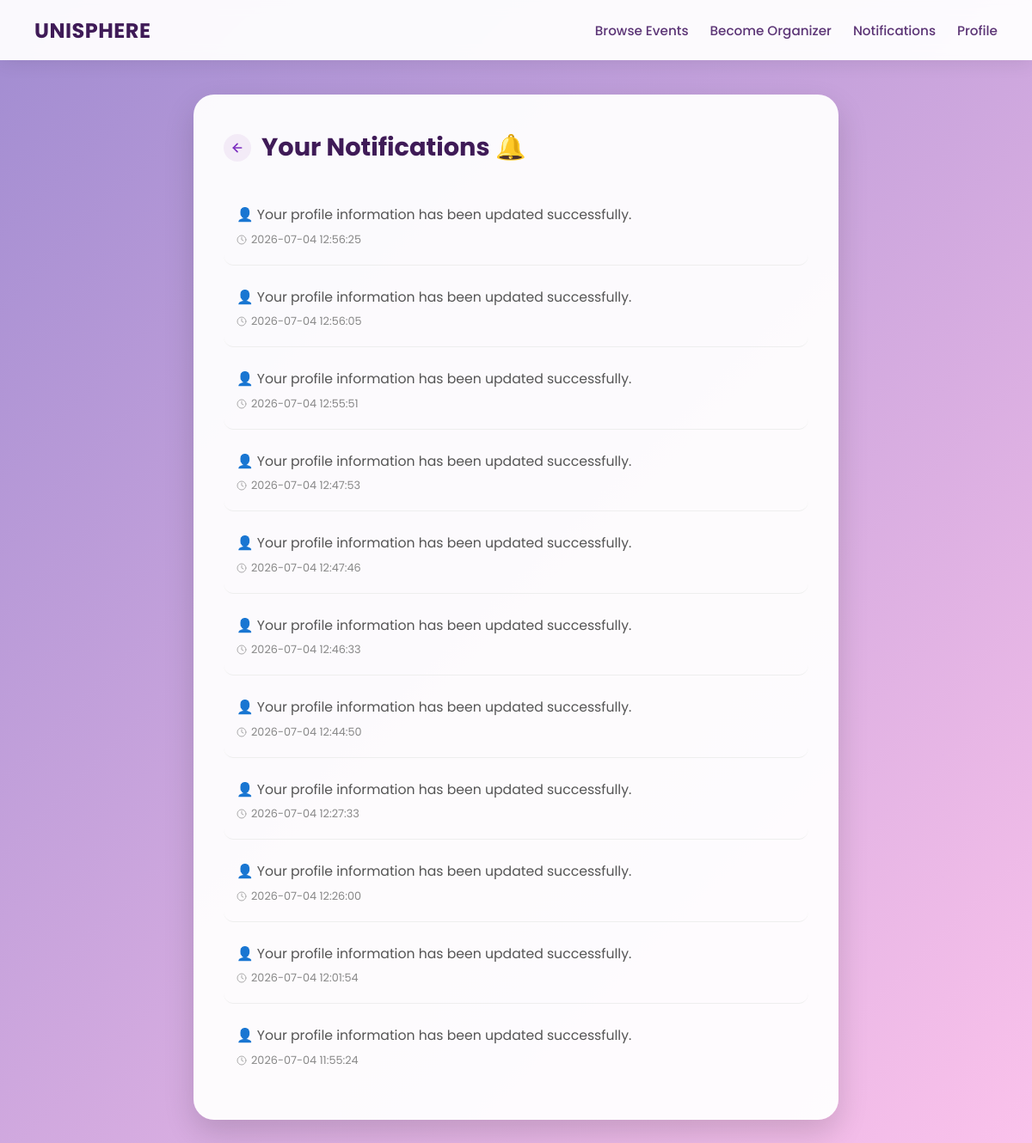
Before: /notifications (signed in) with the older database file.
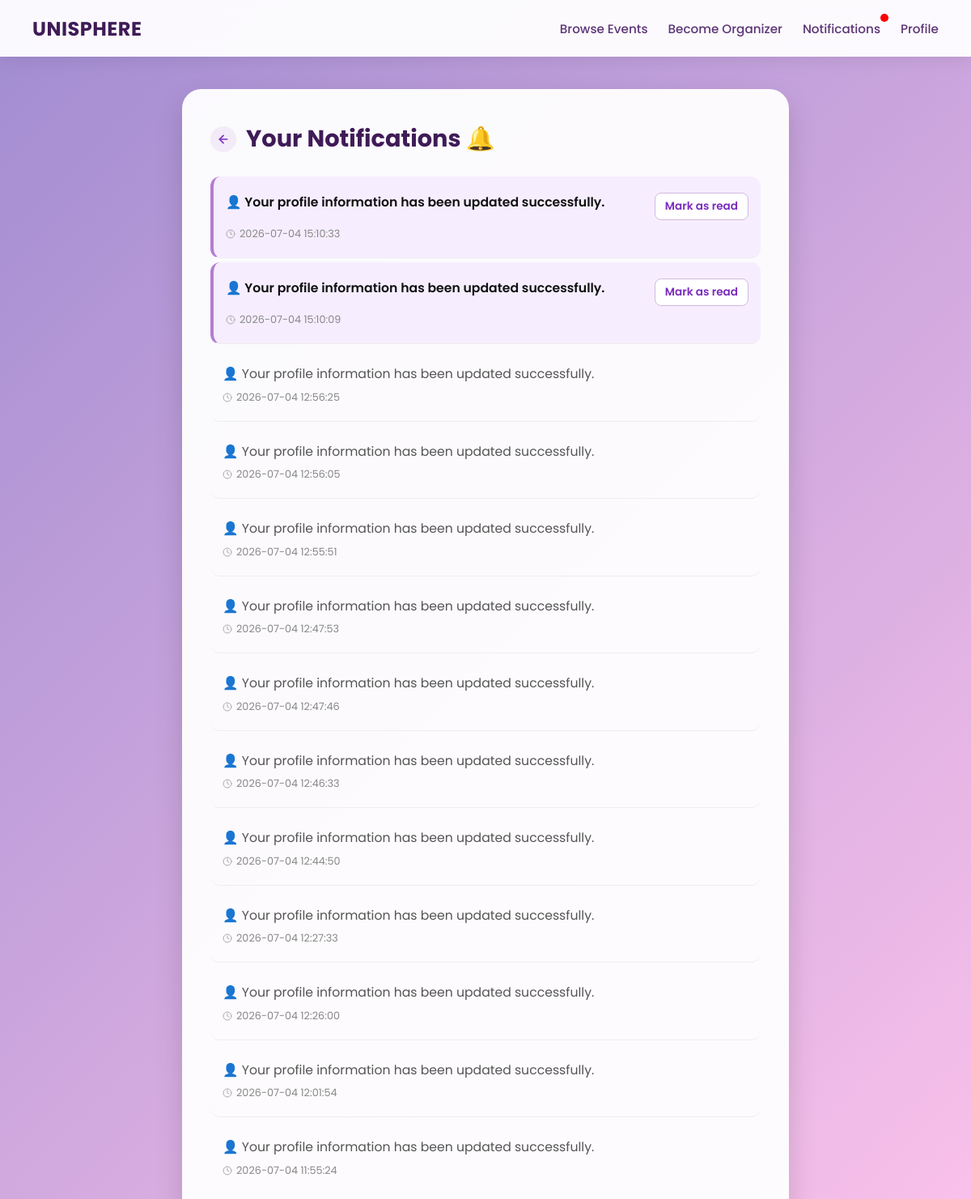
After: the same page with the newer database file.
### tables this page shows
CREATE TABLE notifications (
    id INTEGER PRIMARY KEY AUTOINCREMENT,
    student_id varchar(10) NOT NULL,
    message TEXT NOT NULL,
    type TEXT NOT NULL,
    is_read INTEGER DEFAULT 0,
    created_at TIMESTAMP DEFAULT CURRENT_TIMESTAMP, redirect TEXT,
    FOREIGN KEY (student_id) REFERENCES users_general(student_id)
);

### app.py (the view)
@app.route('/notifications')
def notifications():
    username = session.get('user')
    if not username:
        return redirect(url_for('signin'))
    conn = get_db_connection()
    cursor = conn.cursor()
    cursor.execute("""
        SELECT student_id FROM users_general WHERE username = ?
    """, (username,))
    user = cursor.fetchone()
    if not user:
        conn.close()
        return "User not found"
    create_event_reminders(user["student_id"])
    cursor.execute("""
        SELECT * FROM notifications
        WHERE student_id = ?
        ORDER BY created_at DESC
    """, (user["student_id"],))
    notifications_list = cursor.fetchall()
    cursor.execute("""
        SELECT COUNT(*)
        FROM notifications
        WHERE student_id=? AND is_read=0
    """, (user["student_id"],))
    unread_notifications = cursor.fetchone()[0]
    conn.close()
    return render_template("notifications.html", notifications=notifications_list, unread_notifications=unread_notifications)

### app.py (called while the page is built, shortened)
def get_db_connection():
    conn = sqlite3.connect('database.db')
    conn.row_factory = sqlite3.Row
    conn.execute("PRAGMA foreign_keys = 1")
    return conn

def create_event_reminders(student_id):
    conn = get_db_connection()
    cursor = conn.cursor()
    cursor.execute("""
        SELECT
            e.event_id,
            e.event_name,
            e.start_date AS date,
            e.start_time AS time
        FROM event_registrations r
        JOIN events e
            ON r.event_id = e.event_id
        WHERE r.student_id = ?
    """, (student_id,))
    events = cursor.fetchall()
    today = datetime.today().date()
    tomorrow = today + timedelta(days=1)
    conn.commit()
    conn.close()

@app.context_processor
def inject_notifications():
    if 'student_id' not in session:
        return dict(unread_notifications=0)
    conn = get_db_connection()
    cursor = conn.cursor()
    cursor.execute("SELECT COUNT(*) AS total FROM notifications WHERE student_id = ? AND is_read = 0",
    (session['student_id'],))
    result = cursor.fetchone()
    conn.close()
    return dict(unread_notifications=result['total'])

### templates/notifications.html (shortened to what this page needs)
<!DOCTYPE html>
<html lang="en">
<head>
</head>
<body>
    <nav class="navbar">
        <a class="navbar-brand" href="/user_dashboard">UniSphere</a>
        <div class="navbar-links">
            {% if session.get('role') == 'user' %}
                    <a href="/eventbrowsing">Browse Events</a>
                    <a href="/be_organizer">Become Organizer</a>
                    <a href="/notifications" class="notification-link">
                        Notifications
                        {% if unread_notifications > 0 %}
                            <span class="notification-dot"></span>
                        {% endif %}
                    </a>
                    <a href="/user_dashboard">Profile</a>
                {% endif %}
        </div>
    </nav>
    <div class="container">
        <div class="title-wrapper">
            <a href="/user_dashboard" class="inline-back-arrow" title="Return to user dashboard">
                <svg xmlns="http://www.w3.org/2000/svg" width="16" height="16" viewBox="0 0 24 24" fill="none" stroke="currentColor" stroke-width="2.5" stroke-linecap="round" stroke-linejoin="round">
                    <line x1="19" y1="12" x2="5" y2="12"></line>
                    <polyline points="12 19 5 12 12 5"></polyline>
                </svg>
            </a>
            <h2>Your Notifications 🔔</h2>
        </div>
        {% if notifications %}
            {% for n in notifications %}
                <div class="notification {% if n['is_read'] == 0 %}unread{% else %}read{% endif %}">
                    <div class="notification-content">
                        <span class="msg-text">
                            {% if n['type'] == 'Confirmation' %}
                                ✅
                            {% elif n['type'] == 'Reminder' %}
                                ⏰
                            {% elif n['type'] == 'Cancellation' %}
                                ❌
                            {% elif n['type'] == 'Profile Updated' %}
                                👤
                            {% elif n['type'] == 'Email Changed' %}
                                📧
                            {% elif n['type'] == 'Password Changed' %}
                                🔐
                            {% elif n['type'] == 'Event Pending' %}
                                🎉🟡
                            {% elif n['type'] == 'Event Approved' %}
                                🎉🟢
                            {% elif n['type'] == 'Event Redo' %}
                                🎉🔵
                            {% elif n['type'] == 'Event Cancelled' %}
                                🎉📢❌️
                            {% elif n['type'] == 'Application Pending' %}
                                📋🟡
                            {% elif n['type'] == 'Application Approved' %}
                                📋🟢
                            {% elif n['type'] == 'Application Rejected' %}
                                📋🔴
                            {% endif %}
                            {{ n['message'] }}
                        </span>
                        {% if n['is_read'] == 0 %}
                            <a class="mark-read" href="{{ url_for('mark_notification_read', notification_id=n['id']) }}">
                                Mark as read
                            </a>
                        {% endif %}
                    </div>
                    <div class="notification-meta">
                        <svg xmlns="http://www.w3.org/2000/svg" width="12" height="12" viewBox="0 0 24 24" fill="none" stroke="currentColor" stroke-width="2" stroke-linecap="round" stroke-linejoin="round" style="opacity:0.7;">
                            <circle cx="12" cy="12" r="10"></circle>
                            <polyline points="12 6 12 12 16 14"></polyline>
                        </svg>
                        {{ n['created_at'] }}
                    </div>
                </div>
            {% endfor %}
        {% else %}
            <div class="empty">
                <p>✨ No notifications yet. You're completely caught up!</p>
            </div>
        {% endif %}
    </div>
</body>
</html>

### templates/notifications.html (style rules this page uses)
* { margin: 0; padding: 0; box-sizing: border-box; font-family: 'Poppins', sans-serif; }
body { background: linear-gradient(135deg, #a18cd1 0%, #fbc2eb 100%); min-height: 100vh; padding-top: 110px; padding-bottom: 40px; }
.navbar { position: fixed; top: 0; left: 0; width: 100%; height: 70px; background: rgba(255, 255, 255, 0.95); backdrop-filter: blur(8px); box-shadow: 0 4px 20px rgba(0, 0, 0, 0.08); display: flex; align-items: center; justify-content: space-between; padding: 0 40px; z-index: 1000; }
.notification-link { position:relative; }
.notification-dot { position:absolute; width:10px; height:10px; background:red; border-radius:50%; top:-3px; right:-10px; }
.navbar-brand { font-size: 1.5rem; font-weight: 700; color: #3f1b57; text-decoration: none; text-transform: uppercase; letter-spacing: 0.5px; }
.navbar-links { display: flex; gap: 25px; align-items: center; }
.navbar-links a { color: #5c3576; text-decoration: none; font-size: 0.95rem; font-weight: 500; transition: color 0.2s; position: relative; padding: 4px 0; }
.navbar-links a::after { content: ''; position: absolute; width: 0; height: 2px; bottom: 0; left: 0; background-color: #7b2cbf; transition: width 0.2s ease; }
.container { max-width: 750px; width: 90%; margin: 0 auto; background: rgba(255, 255, 255, 0.95); padding: 40px 35px; border-radius: 24px; box-shadow: 0 15px 35px rgba(0, 0, 0, 0.15); }
.title-wrapper { display: flex; align-items: center; gap: 12px; margin-bottom: 25px; }
h2 { font-size: 1.8rem; font-weight: 700; color: #3f1b57; }
.inline-back-arrow { display: inline-flex; align-items: center; justify-content: center; width: 32px; height: 32px; background-color: #f3ebf7; border-radius: 50%; color: #7b2cbf; text-decoration: none; transition: background-color 0.2s, transform 0.1s; }
.notification { border-bottom: 1px solid #eee; padding: 20px 15px; display: flex; flex-direction: column; gap: 8px; transition: background-color 0.2s; border-radius: 12px; margin-bottom: 5px; }
.notification:last-child { border-bottom: none; margin-bottom: 0; }
.unread { background-color: #f6eeff; border-left: 4px solid #b37cd4; }
.unread .msg-text { font-weight: 600; color: #111; }
.read { background-color: transparent; }
.read .msg-text { font-weight: 400; color: #555; }
.notification-content { display: flex; justify-content: space-between; align-items: flex-start; gap: 15px; }
.msg-text { font-size: 0.98rem; line-height: 1.5; }
.mark-read { font-size: 0.85rem; text-decoration: none; color: #7b2cbf; font-weight: 600; background: #ffffff; padding: 6px 12px; border-radius: 8px; border: 1px solid #d1badf; white-space: nowrap; transition: all 0.2s; }
.notification-meta { font-size: 0.8rem; color: #888; display: flex; align-items: center; gap: 5px; }

Changed rows visible on the page:
added notifications: message "Your profile information has been updated successfully.", created_at "2026-07-04 15:10:33", is_read 0 (drawn)
added notifications: message "Your profile information has been updated successfully.", created_at "2026-07-04 15:10:09", is_read 0 (drawn)
